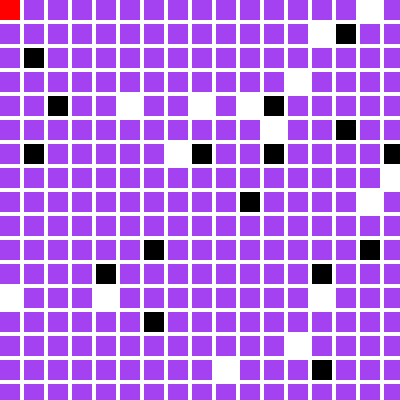
Frame 1 (no input)
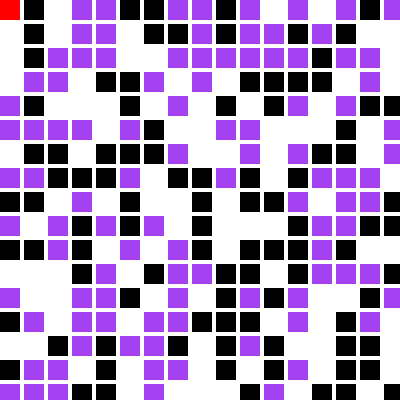
Frame 60 (the mouse pressed at the canvas centre just before this capture)
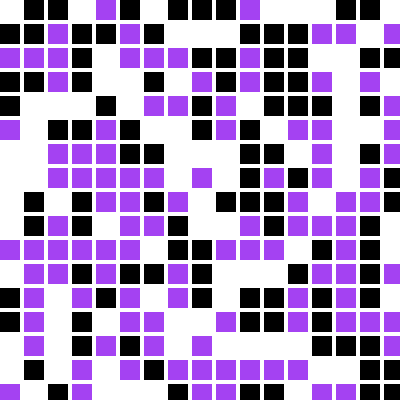
Frame 120 (the mouse held since frame 60 and released just before this capture)

The Processing sketch that drew these frames (run headless with seeded random() and noise(); from frame 60 on, the mouse is pressed at the canvas centre):

// Processing sketch: processing_71154
// ── processing_71154.pde

//Kevin Hyun khyun
//copyright 2012

// try to get the veritcal column to change color separately from
// the other ones
// possibly ripple
//mouse array to array index
//mouseX/Y divided by array.length

import java.util.*;
float r, g, b; //rectangle fill color
float rb, gb, bb; //background color
float wd, ht;
float dw, dh;
int fr = 60;
float [ ] x = { 
  0, 24, 48, 72, 96, 120, 144, 168, 192, 216, 240, 264, 288, 312, 336, 360, 384
}; 
float [ ] y = { 
  0, 24, 48, 72, 96, 120, 144, 168, 192, 216, 240, 264, 288, 312, 336, 360, 384
};
Random ran = new Random();
int gx=-1, gy=-1;


void setup()
{
  size(400, 400);
  background(255);
  smooth();
  //  noCursor();
  r = random(255); //rect fill color R-value set
  g = random(255); //rect fill color G-value set
  b = random(255); //rect fill color B-value set  

  noStroke();
  for (float x=0; x < width; x=x+24) {
    for (float y=0; y < height; y=y+24) {    
      fill(r, g, b);
      rect(x, y, 20, 20);
    }
  }
}

void draw()
{
  genWhiteSq();
  genBSq();
  genCSq();
  mouseSq();
}

void mouseSq()
{
  //x[0], y[0]
  if ( mouseX < x[0] + 20 && mouseX > x[0] - 5 )
  if ( mouseY < y[0] + 20 && mouseY > y[0] - 5 )
  {
    fill(255, 0, 0);
    rect(x[0], y[0], 20, 20 );
  }
  //x[1], y[1]
  if ( mouseX < x[1] + 20 && mouseX > x[1] - 5 )
  if ( mouseY < y[1] + 20 && mouseY > y[1] - 5 )
  {
    fill(255, 0, 0);
    rect(x[1], y[1], 20, 20 );
  }
  //x[2], y[2]
  if ( mouseX < x[2] + 20 && mouseX > x[2] - 5 )
  if ( mouseY < y[2] + 20 && mouseY > y[2] - 5 )
  {
    fill(255, 0, 0);
    rect(x[2], y[2], 20, 20 );
  }

  
}


void genWhiteSq()
{
  for ( int i = 0; i < x.length; i += 1)
  { 
    int a = ran.nextInt( x.length );
    int a1 = ran.nextInt(  x.length );
    fill(255);
    if (gx == a)
    {
      rect (x[a], y[a1], 40, 40);
    }
    else {

      rect (x[a], y[a1], 20, 20);
    }
    rect (x[a], y[a1], 20, 20);
  }
}


void genBSq()
{
  for ( int i = 0; i < x.length; i += 1)
  { 
    int a = ran.nextInt( x.length );
    int a1 = ran.nextInt(  x.length );
    fill(rb, gb, bb);
    if (gx == a)
    {
      rect (x[a], y[a1], 40, 40);
    }
    else {

      rect (x[a], y[a1], 20, 20);
    }
    rect (x[a], y[a1], 20, 20);
  }
}


void genCSq()
{
  for ( int i = 0; i < x.length; i += 1)
  { 
    int a = ran.nextInt( x.length );
    int a1 = ran.nextInt(  x.length );
    fill(r, g, b);
    if (gx == a)
    {
      rect (x[a], y[a1], 40, 40);
    }
    else {

      rect (x[a], y[a1], 20, 20);
    }
    rect (x[a], y[a1], 20, 20);
  }
}


void keyPressed() {
  if (key == 'c') {
    r = (random(255));
    g = (random(255));
    b = (random(255));
  }
  if (key == 'b') {
    rb = (random(255));
    gb = (random(255));
    bb = (random(255));
  }
  if (keyCode == UP) {
    fr++;
    frameRate(fr);
  }
  if (keyCode == DOWN) {
    fr--;
    frameRate(fr);
//    if ( frameRate < 30 ) {
//      frameRate=60;
    }
    println (frameRate);
  }
//}

//void mousePressed()
//{
//  gx = (mouseX / x.length);
//  gx = (mouseY / y.length);
//  noLoop();
//}
//void mouseReleased()
//{ 
//  loop();
//}
